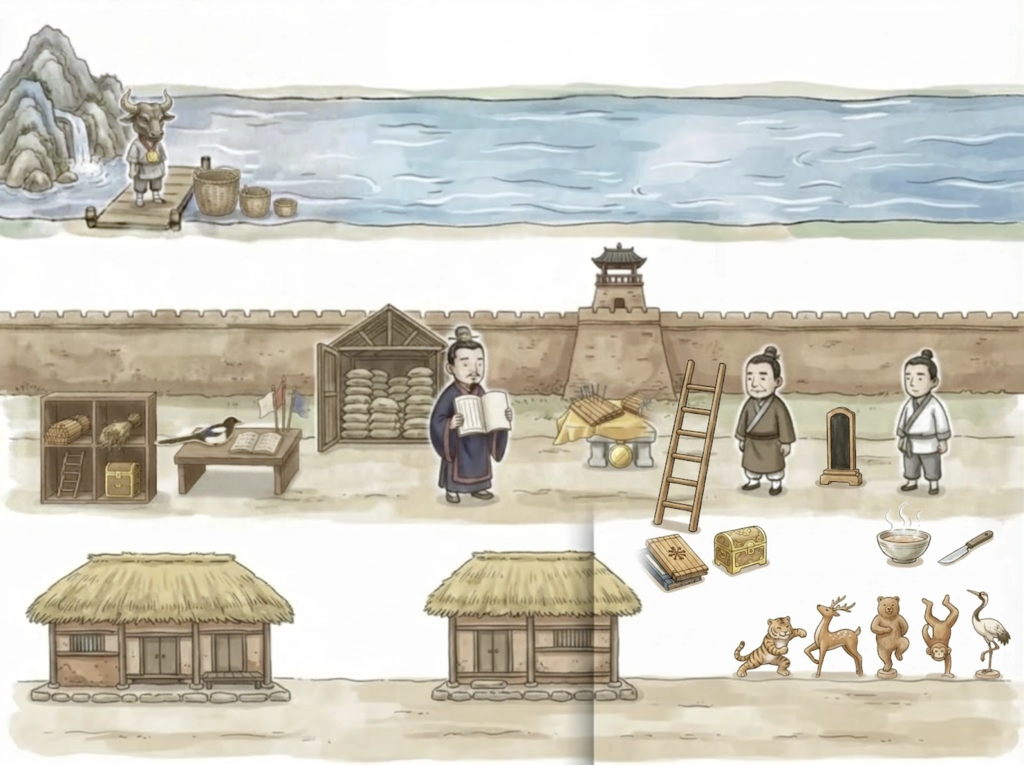
#> input picture src/board_hist/r1a_master.webp, 2048 x 1530 px (shown at 1/2 size)
$ python r1a_seam_post.py
#> lines starting #> are read from the running program, lines starting #| are printed output that depends on the picture
"""r1a(말판 ①줄 先秦·漢) 아래 레인의 세로 그림자 띠 지우기 — 2026-10-25 허브 패널(s01u01)로 올리며 발견.
x≈1128~1190, y≈1005~끝에 구역 편집 페더가 남긴 회색 그러데이션(오른끝에서 밝기 ×0.73). 흰 바탕(y 1020~1300)의
열별 90 백분위로 열마다 밝기 이득(252/p90)을 재고, 그 띠에만 곱한다(위 끝 15줄은 이득을 서서히 켬).
usage: python3 r1a_seam_post.py   (r1a_master.webp → 고쳐 저장(q95) → r1a.webp(q84) 다시 씀)"""
from PIL import Image, ImageFilter; import numpy as np
a=np.asarray(Image.open('r1a_master.webp').convert('RGB')).astype(float); L=a.mean(2)
#> after `L = a.mean(2)`:
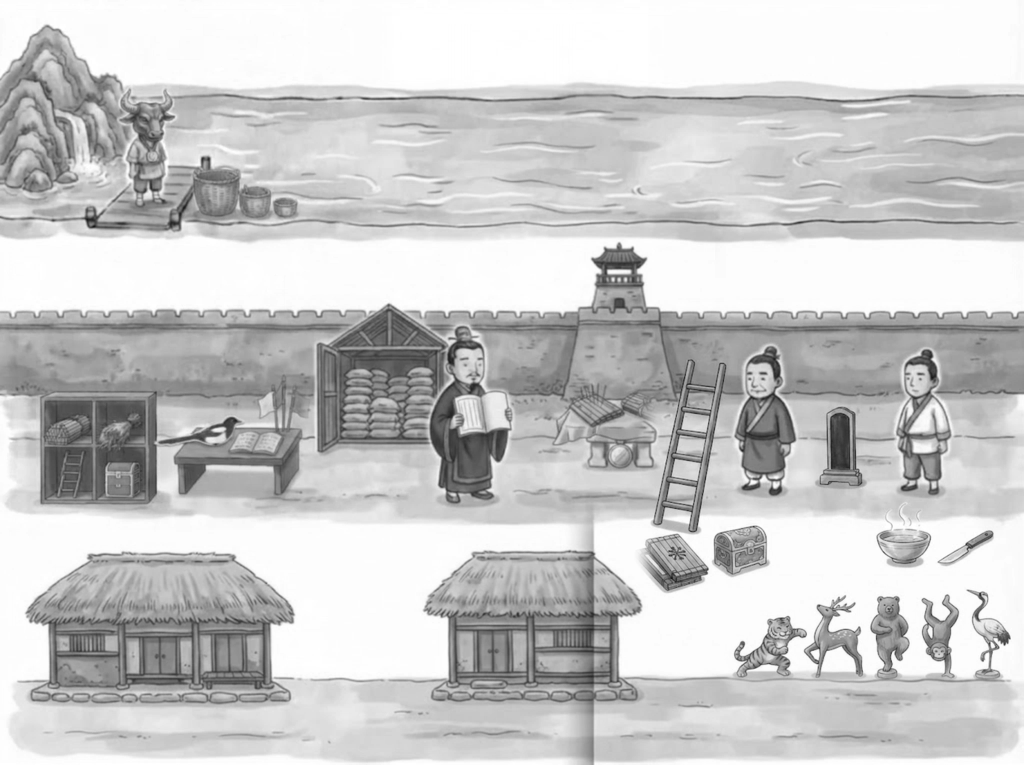
#> L: shape (1530, 2048) float64 (shown at 1/2 size); min 13.33, max 255, mean 201.3
x0,x1,y0,y1=1124,1192,1005,a.shape[0]
#> x0 = 1124; x1 = 1192; y0 = 1005; y1 = 1530
g=np.array([252/max(np.percentile(L[1020:1300,x],90),120) for x in range(x0,x1)]).clip(1,1.45)
#> g = 68 values, max 1.35 at index 60, min 1 at index 0, mean 1.12
g=np.convolve(np.pad(g,2,mode='edge'),np.ones(5)/5,mode='valid')
#> g = 68 values, max 1.34 at index 59, min 1 at index 0, mean 1.12
ramp=np.clip((np.arange(y0,y1)-y0)/15,0,1)[:,None]
#> ramp = 525 values from 0 to 1
G=1+(g[None,:]-1)*ramp
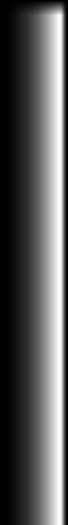
#> G: shape (525, 68) float64; min 1, max 1.34, mean 1.12; drawn with min black and max white
a[y0:y1,x0:x1]*=G[...,None]
out=Image.fromarray(np.clip(a,0,255).astype('uint8'))
out.save('r1a_master.webp',quality=95,method=6)
out.filter(ImageFilter.UnsharpMask(radius=1.2,percent=40,threshold=2)).save('r1a.webp',quality=84,method=6)
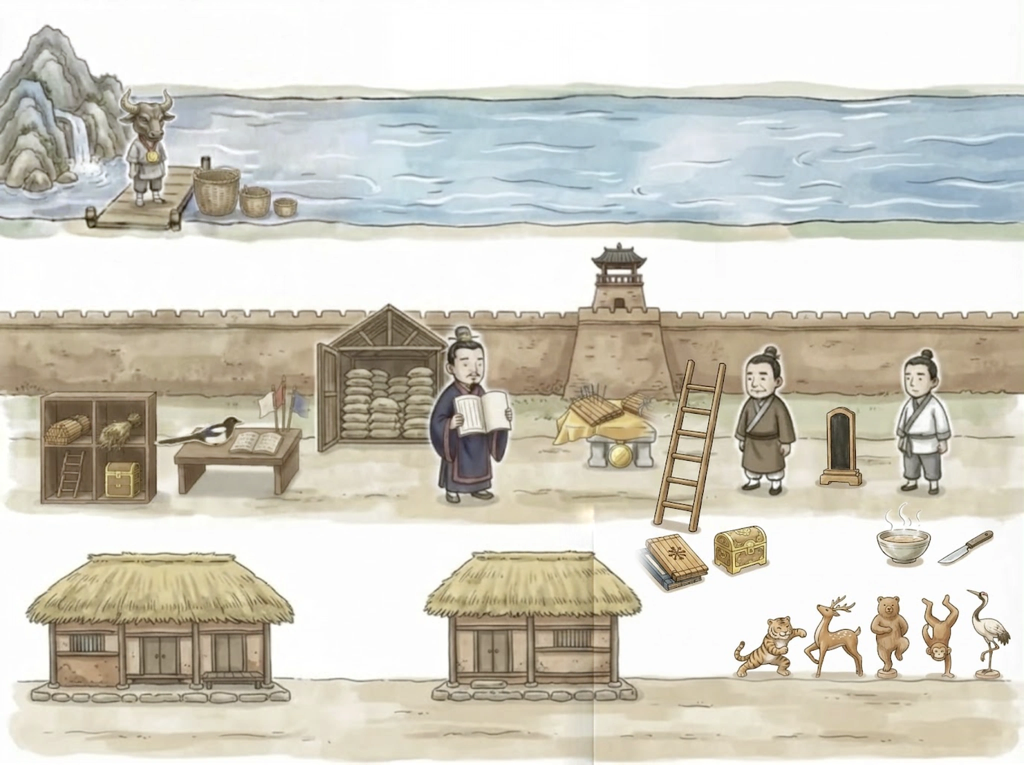
#> saved as r1a.webp: PIL image 2048x1530 RGB (shown at 1/2 size); mean R, G, B 207.4, 204.1, 192.7
print('gain max',g.max().round(3))
#| gain max 1.338

$ run again, with src/board_hist/r2a_master.webp copied over src/board_hist/r1a_master.webp
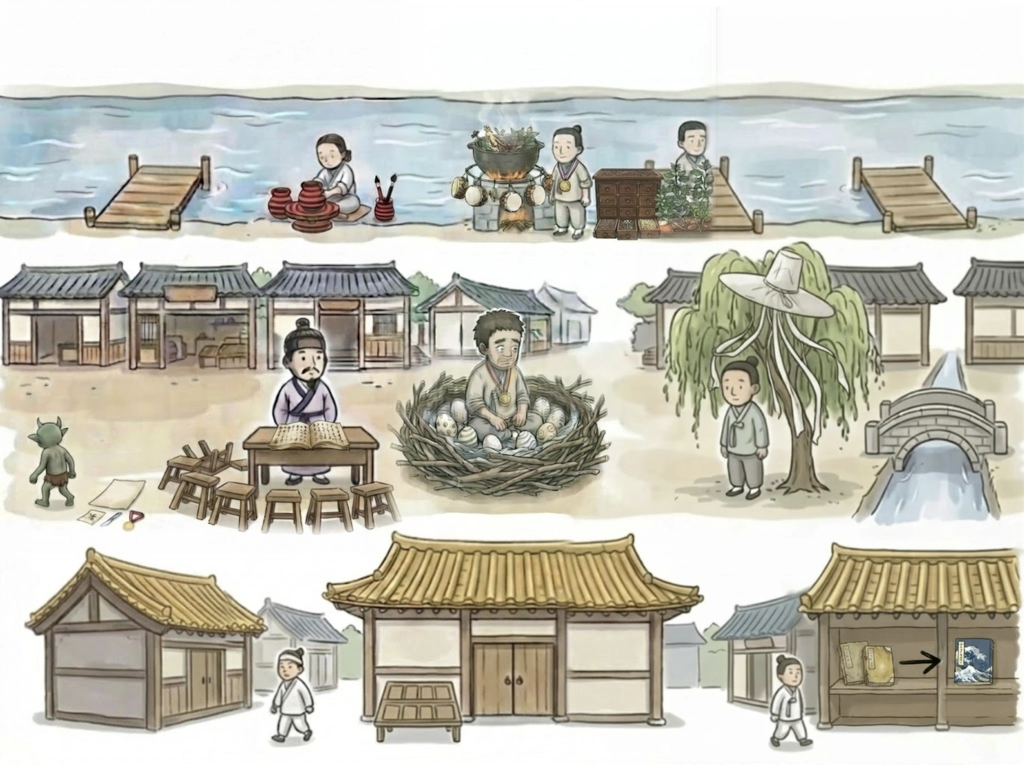
#> input picture src/board_hist/r2a_master.webp, 2048 x 1530 px (shown at 1/2 size)
#> `L = a.mean(2)`:
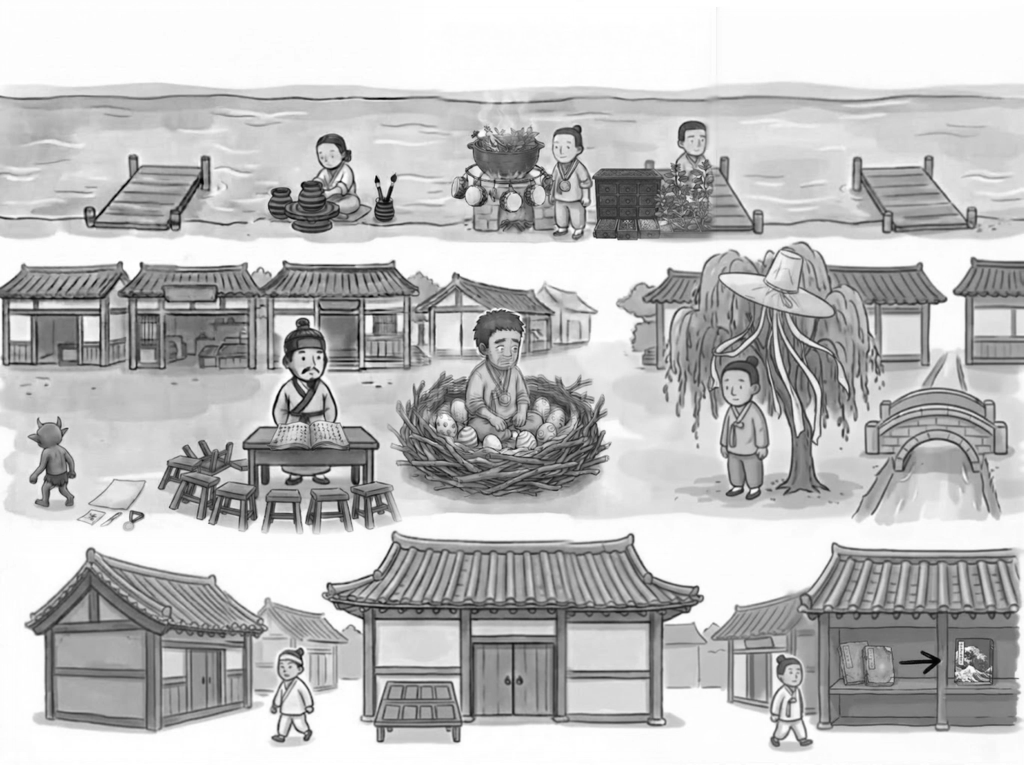
#> L: shape (1530, 2048) float64 (shown at 1/2 size); min 0, max 255, mean 189.5
#> `g=np.array([252/max(np.percentile(L[1020:1300,x],90),120) for x in ran..`: g = 68 values, max 1.01 at index 26, min 1 at index 0, mean 1
#> `g=np.convolve(np.pad(g,2,mode='edge'),np.ones(5)/5,mode='valid')`: g = 68 values, max 1 at index 27, min 1 at index 0, mean 1
#> `G=1+(g[None,:]-1)*ramp`:
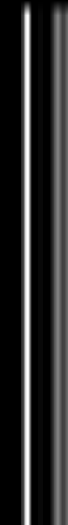
#> G: shape (525, 68) float64; min 1, max 1, mean 1; drawn with min black and max white
#| gain max 1.005

$ run again, with src/board_hist/r4a_master.webp copied over src/board_hist/r1a_master.webp
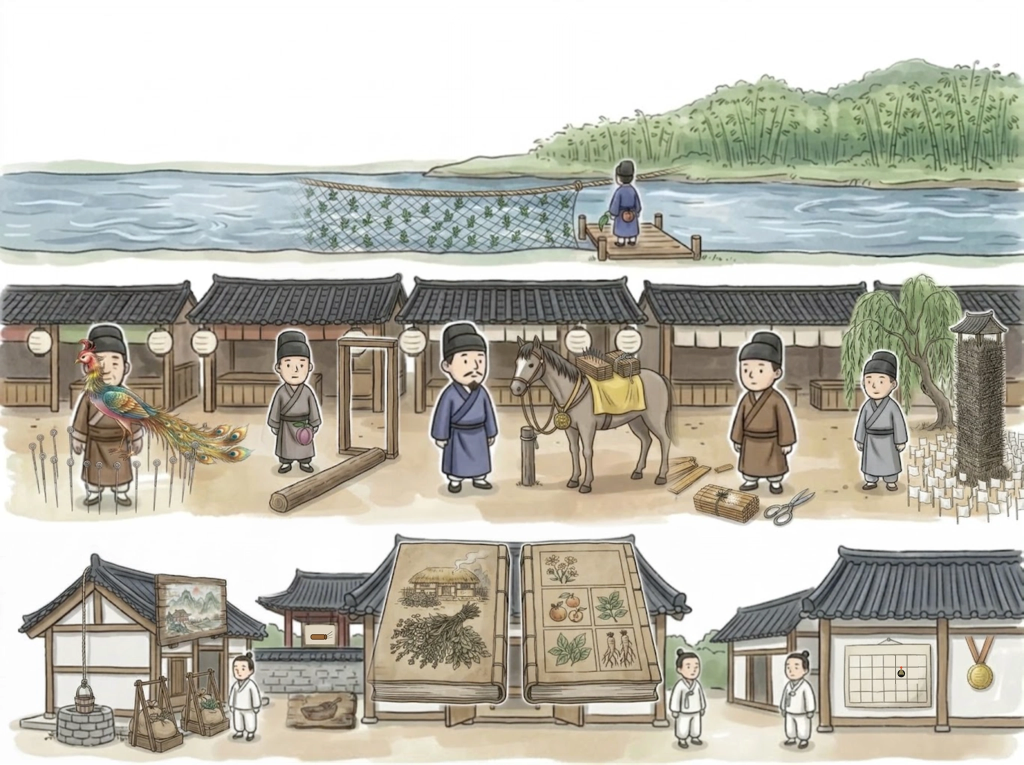
#> input picture src/board_hist/r4a_master.webp, 2048 x 1530 px (shown at 1/2 size)
#> `L = a.mean(2)`:
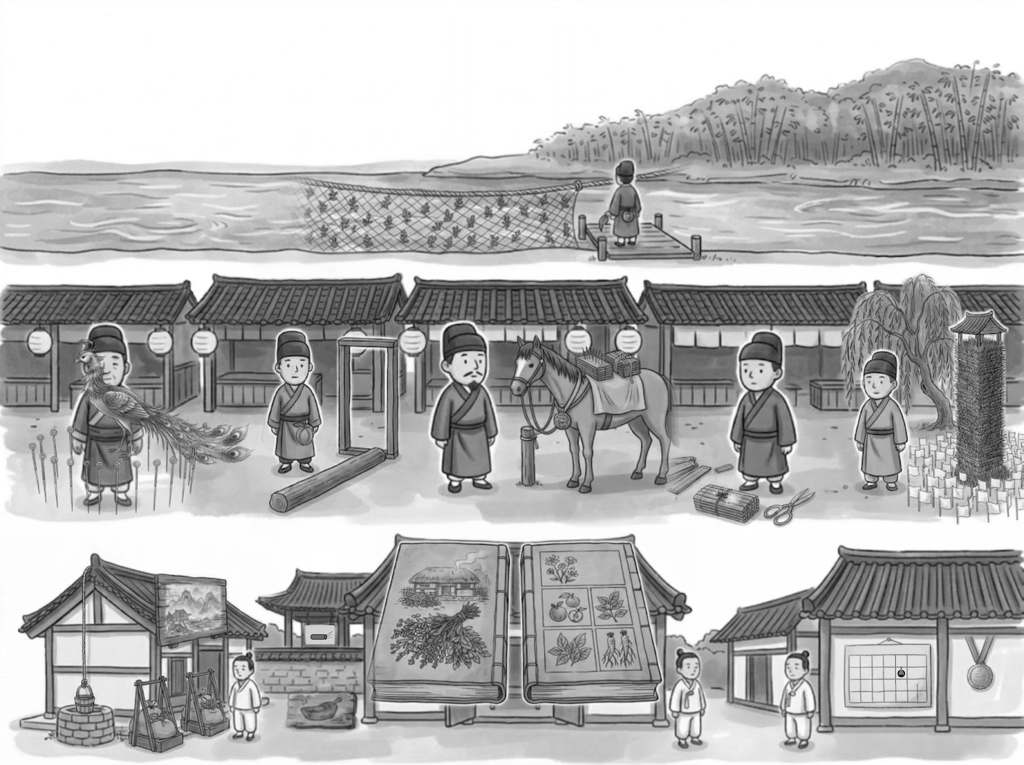
#> L: shape (1530, 2048) float64 (shown at 1/2 size); min 3.67, max 255, mean 180.6
#> `g=np.array([252/max(np.percentile(L[1020:1300,x],90),120) for x in ran..`: g = 68 values, max 1.08 at index 59, min 1.01 at index 0, mean 1.06
#> `g=np.convolve(np.pad(g,2,mode='edge'),np.ones(5)/5,mode='valid')`: g = 68 values, max 1.08 at index 58, min 1.01 at index 0, mean 1.06
#> `G=1+(g[None,:]-1)*ramp`:
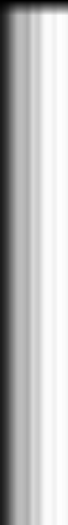
#> G: shape (525, 68) float64; min 1, max 1.08, mean 1.06; drawn with min black and max white
#| gain max 1.078

$ run again, with src/board_hist/r5a_master.webp copied over src/board_hist/r1a_master.webp
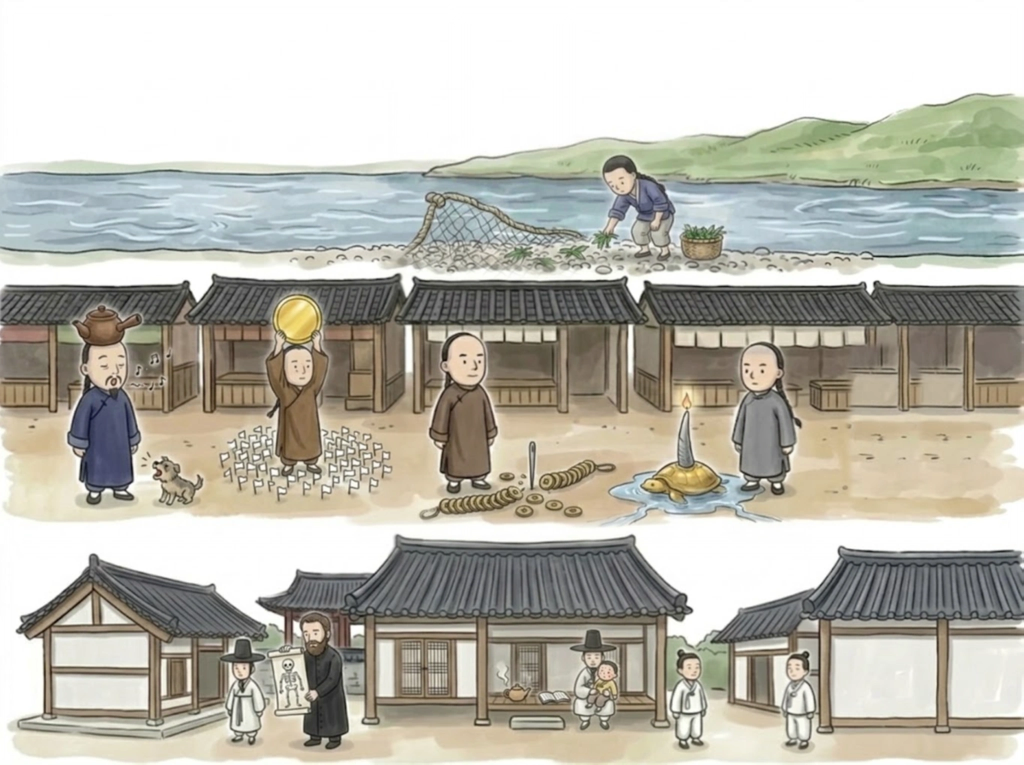
#> input picture src/board_hist/r5a_master.webp, 2048 x 1530 px (shown at 1/2 size)
#> `L = a.mean(2)`:
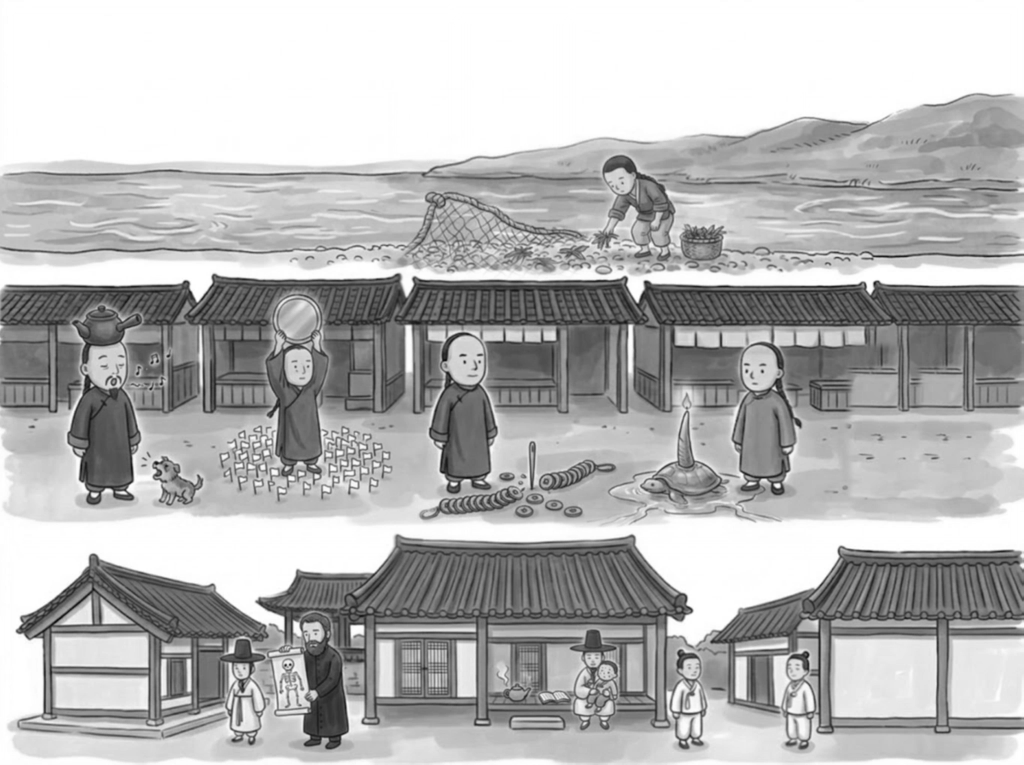
#> L: shape (1530, 2048) float64 (shown at 1/2 size); min 10, max 255, mean 181.6
#> `g=np.array([252/max(np.percentile(L[1020:1300,x],90),120) for x in ran..`: g = 68 values, max 1.1 at index 67, min 1.01 at index 0, mean 1.07
#> `g=np.convolve(np.pad(g,2,mode='edge'),np.ones(5)/5,mode='valid')`: g = 68 values, max 1.1 at index 57, min 1.01 at index 0, mean 1.07
#> `a[y0:y1,x0:x1]*=G[...,None]`:
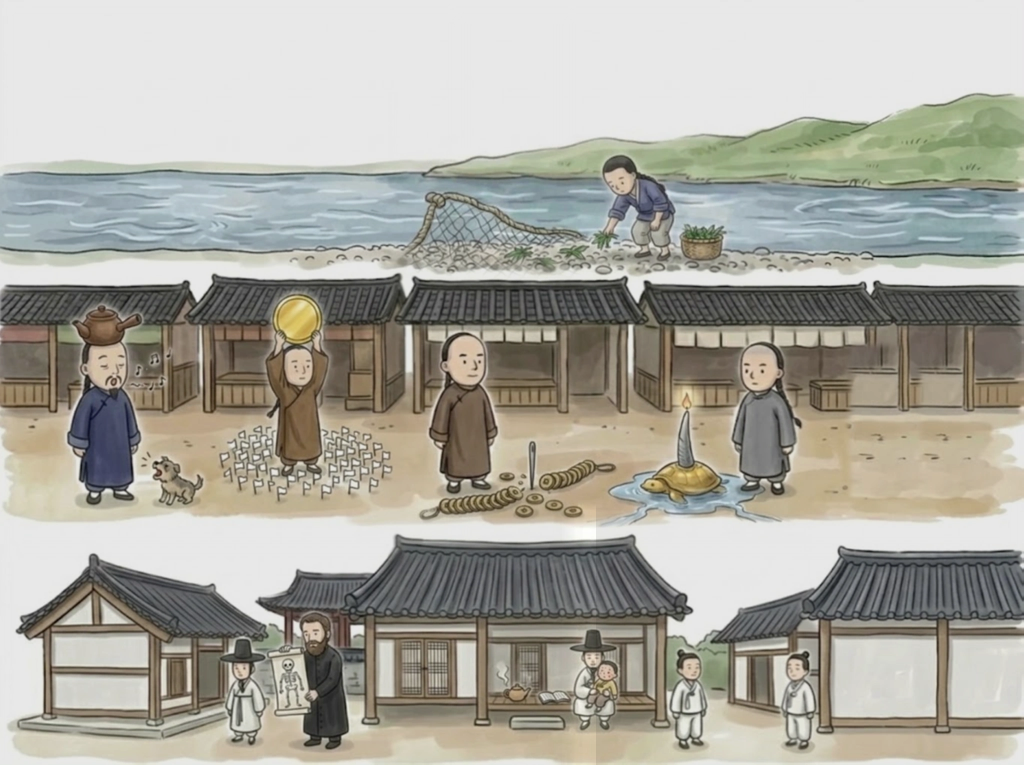
#> a: shape (1530, 2048, 3) float64 (shown at 1/2 size); mean R, G, B 186.6, 184.3, 174.3; drawn with min black and max white
#| gain max 1.096
